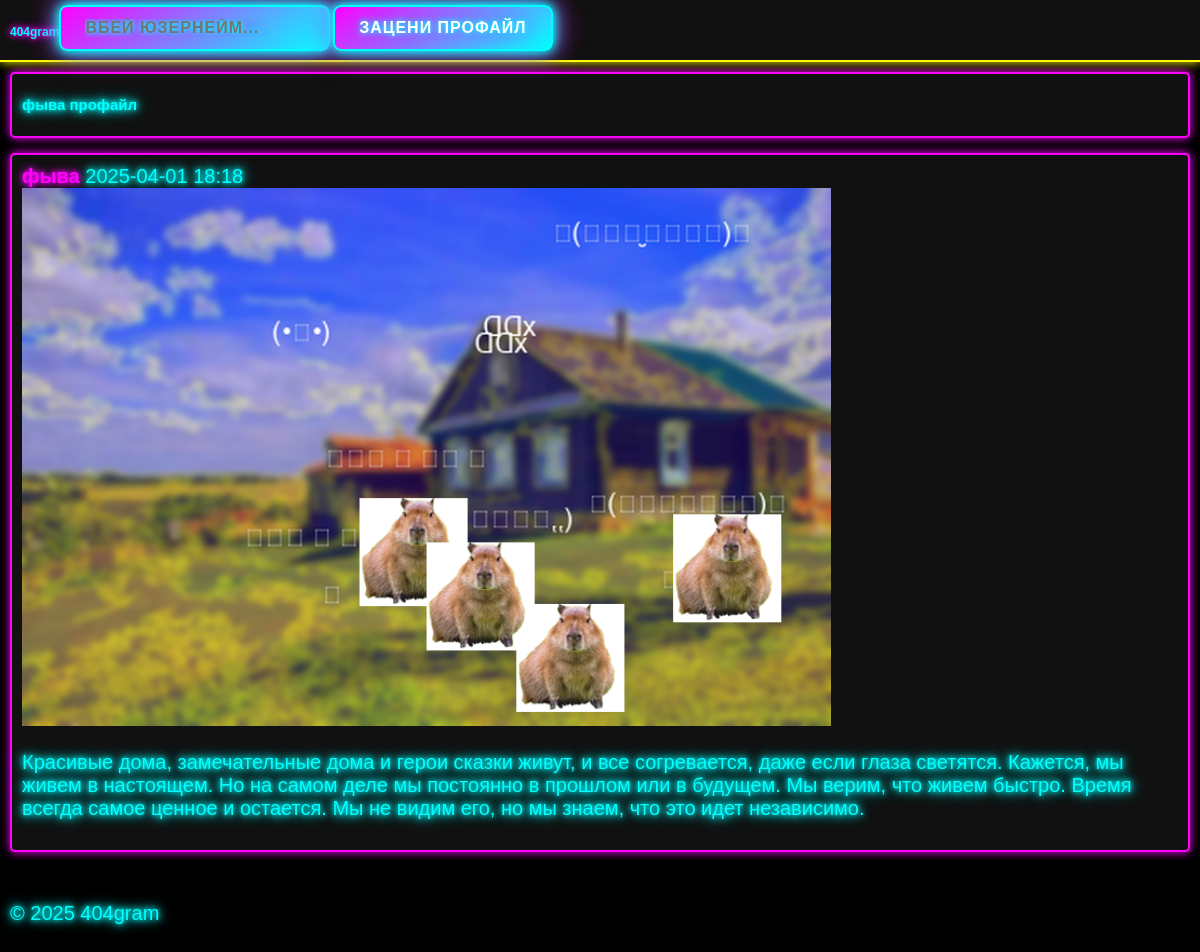
Page /profile/фыва on the earlier database version.
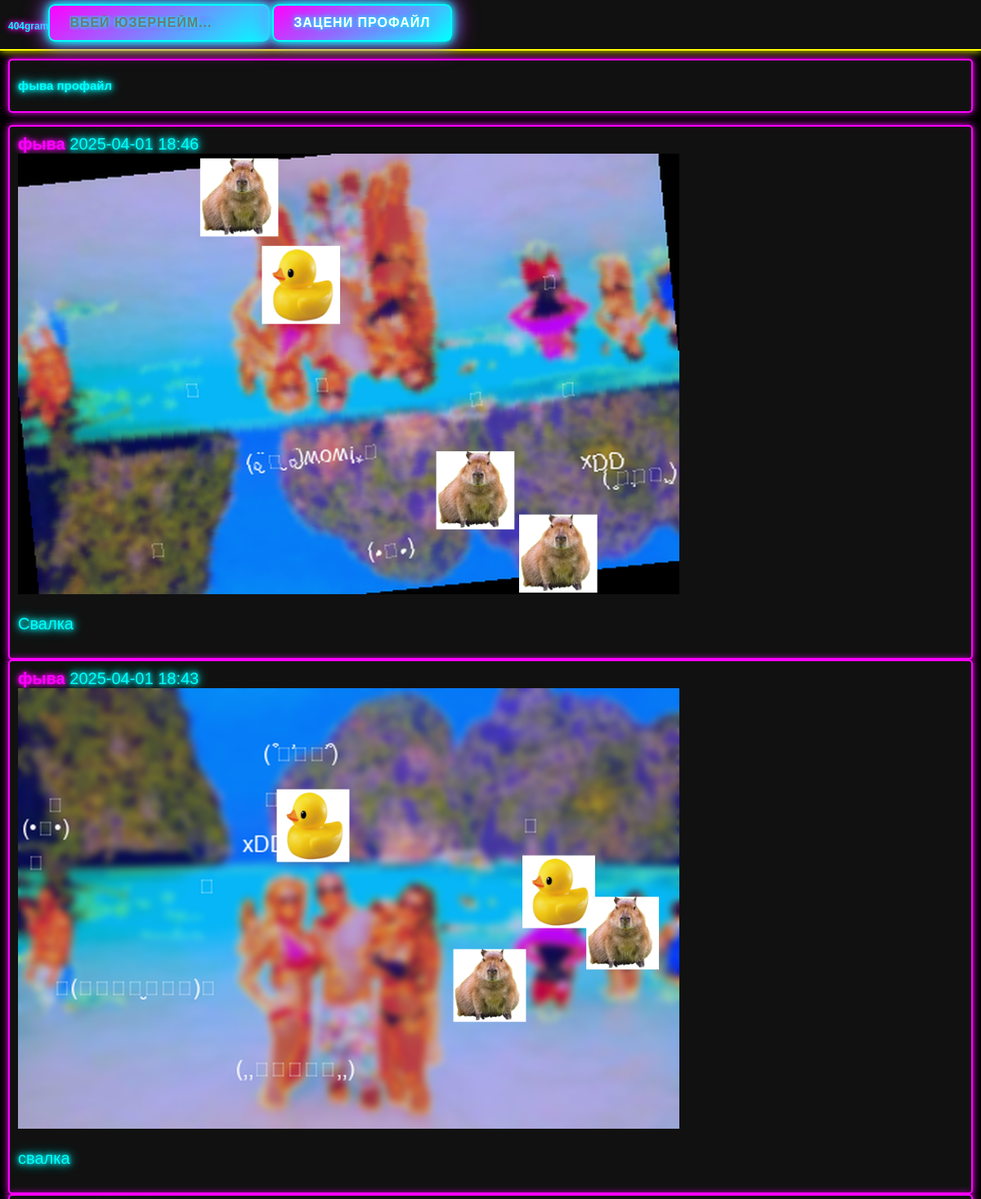
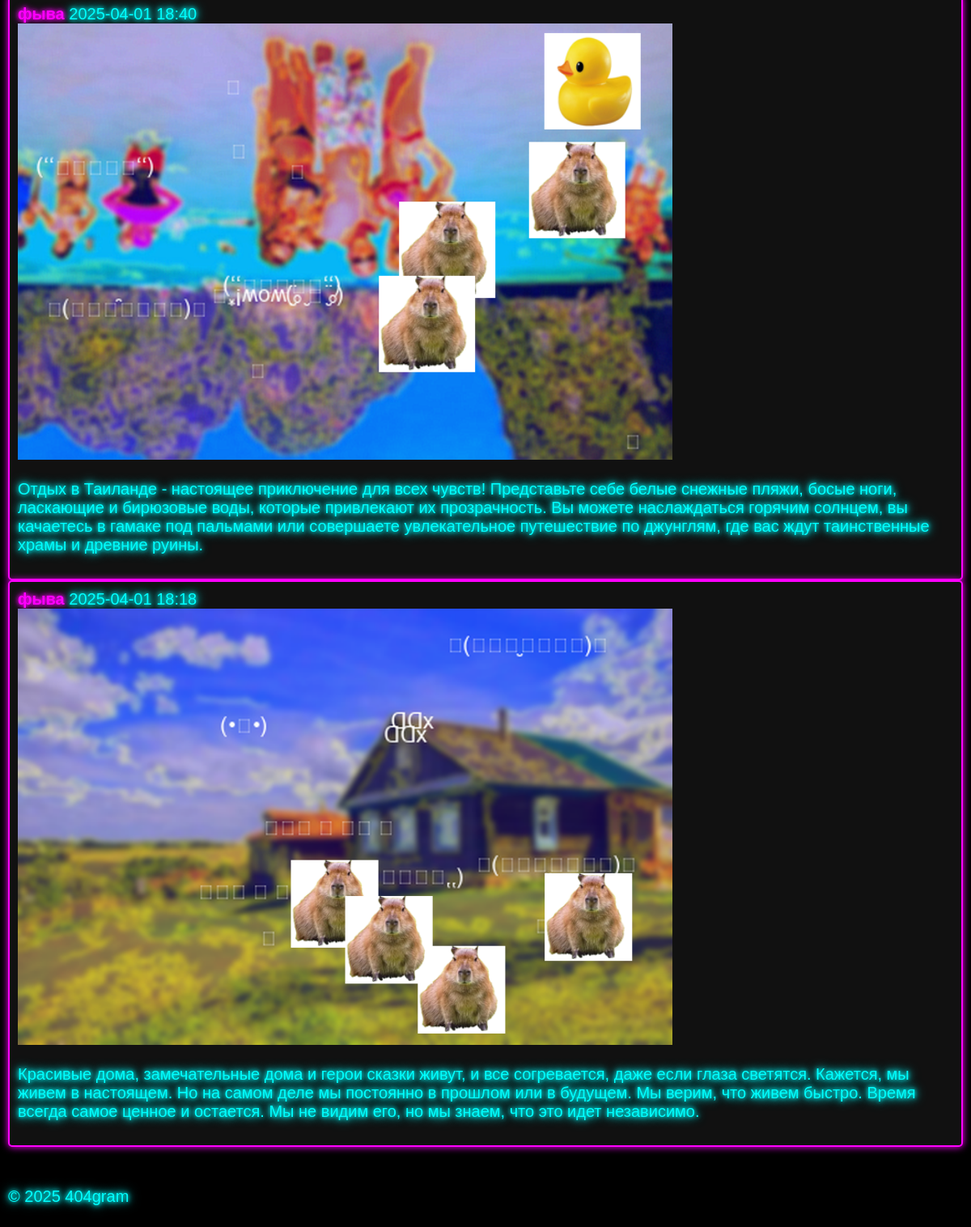
Same page on the later database version (2 pictures, top to bottom).
### app/models.py (models this page shows)
class User(Base):
    __tablename__ = "users"
    id = Column(Integer, primary_key=True, index=True)
    username = Column(String, unique=True, index=True, nullable=False)
    posts = relationship("Post", back_populates="owner")

class Post(Base):
    __tablename__ = "posts"
    id = Column(Integer, primary_key=True, index=True)
    text_content = Column(Text, nullable=True)
    image_path = Column(String, nullable=True)
    timestamp = Column(DateTime(timezone=True), server_default=func.now())
    owner_id = Column(Integer, ForeignKey("users.id"))
    owner = relationship("User", back_populates="posts")

### app/main.py (the view)
@app.get("/profile/{username}", response_class=HTMLResponse)
async def read_profile(request: Request, username: str, db: Session = Depends(get_db)):
    db_user = crud.get_user_by_username(db, username=username)
    if db_user is None:
        raise HTTPException(status_code=404, detail="User not found")
    user_posts = crud.get_posts_by_user(db=db, user_id=db_user.id, limit=20)
    return templates.TemplateResponse(
        "index.html",
        {
            "request": request,
            "profile_user": db_user,
            "posts": user_posts,
            "page_type": "profile",
            "datetime": datetime,
        },
    )

### templates/index.html (shortened to what this page needs)
<!DOCTYPE html>
<html lang="en">
<head>
    <link rel="stylesheet" href="/static/css/style.css">
</head>
<body>
        <header>
        <h1><a href="/">404gram</a></h1>
            <form action="#" onsubmit="goToProfile(event)">
                <input type="text" id="profileSearch" placeholder="Вбей юзернейм...">
                <button type="submit">Зацени профайл</button>
            </form>
    </header>
    <main>
        {% if page_type == 'profile' %}
            <section class="profile-header">
                <h2>{{ profile_user.username }} профайл</h2>
            </section>
        {% endif %}
        <section class="post-feed">
            {% if posts %}
                {% for post in posts %}
                <article class="post">
                    <div class="post-header">
                        <span class="post-author">
                            <a href="/profile/{{ post.owner.username }}">{{ post.owner.username }}</a>
                        </span>
                        <span class="post-timestamp">
                            {{ post.timestamp.strftime('%Y-%m-%d %H:%M') }}
                        </span>
                    </div>
                    {% if post.image_path %}
                    <div class="post-image">
                        <img src="{{ post.image_path }}" alt="Post image by {{ post.owner.username }}">
                    </div>
                    {% endif %}
                    {% if post.text_content %}
                    <div class="post-content">
                        <p>{{ post.text_content }}</p>
                    </div>
                    {% endif %}
                </article>
                {% endfor %}
            {% endif %}
        </section>
    </main>
    <footer>
        <p>© {{ datetime.datetime.now().year }} 404gram</p>
    </footer>
</body>
</html>

### static/css/style.css (style rules this page uses)
p { animation: blink 1s infinite alternate; }
body { font-family: sans-serif; margin: 0; padding: 0; background-color: #000; color: #0ff; text-shadow: 0 0 5px #0ff, 0 0 10px #0ff, 0 0 15px #0ff; text-align: left; font-size: 20px; }
a { color: #ff00ff; text-decoration: none; font-weight: bold; text-shadow: 0 0 5px #ff00ff, 0 0 10px #ff00ff; font-size: 20px; }
header { background-color: #111; border-bottom: 2px solid #ff0; padding: 5px 10px; display: flex; justify-content: left; align-items: left; position: sticky; top: 0; z-index: 10; box-shadow: 0 0 10px #ff0; text-align: left; font-size: 10px; }
header h1 a { font-size: 12px; color: #0ff; }
main { max-width: 2000px; margin: 10px auto; padding: 0 10px; display: grid; gap: 15px; text-align: left; font-size: 10px; }
.profile-header, .new-post-form { background-color: #111; border: 2px solid #ff00ff; padding: 10px; border-radius: 5px; box-shadow: 0 0 10px #ff00ff; text-align: left; font-size: 10px; }
.post { background-color: #111; border: 2px solid #ff00ff; padding: 10px; border-radius: 5px; box-shadow: 0 0 10px #ff00ff; text-align: left; font-size: 20px; }
footer { text-align: left; margin-top: 20px; padding: 10px; font-size: 20px; }
img { width: 70%; height: auto; }
button { background: linear-gradient(145deg, #ff00ff, #00ffff); border: 2px solid #00ffff; border-radius: 8px; color: #fff; font-size: 16px; padding: 12px 24px; text-transform: uppercase; font-weight: bold; letter-spacing: 1px; text-shadow: 0 0 5px #00ffff, 0 0 10px #00ffff, 0 0 15px #ff00ff; transition: transform 0.3s ease, box-shadow 0.3s ease; cursor: pointer; box-shadow: 0 0 10px #00ffff, 0 0 20px #00ffff, 0 0 30px #ff00ff; }
input { background: linear-gradient(145deg, #ff00ff, #00ffff); border: 2px solid #00ffff; border-radius: 8px; color: #fff; font-size: 16px; padding: 12px 24px; text-transform: uppercase; font-weight: bold; letter-spacing: 1px; text-shadow: 0 0 5px #00ffff, 0 0 10px #00ffff, 0 0 15px #ff00ff; transition: transform 0.3s ease, box-shadow 0.3s ease; cursor: pointer; box-shadow: 0 0 10px #00ffff, 0 0 20px #00ffff, 0 0 30px #ff00ff; }
img { animation: shake 0.2s infinite; }

Differences in the rows shown:
added Post: owner.username "фыва", timestamp "2025-04-01 18:46", image_path (picture), text_content "Свалка"
added Post: owner.username "фыва", timestamp "2025-04-01 18:43", image_path (picture), text_content "свалка"
added Post: owner.username "фыва", timestamp "2025-04-01 18:40", image_path (picture), text_content "Отдых в Таиланде - настоящее приключение для всех чувств! Представьте себе белые снежные пляжи, босые ноги, ласкающие и бирюзовые воды, которые привлекают их прозрачность. Вы можете наслаждаться горячим солнцем, вы качаетесь в гамаке под пальмами или совершаете увлекательное путешествие по джунглям, где вас ждут таинственные храмы и древние руины."
